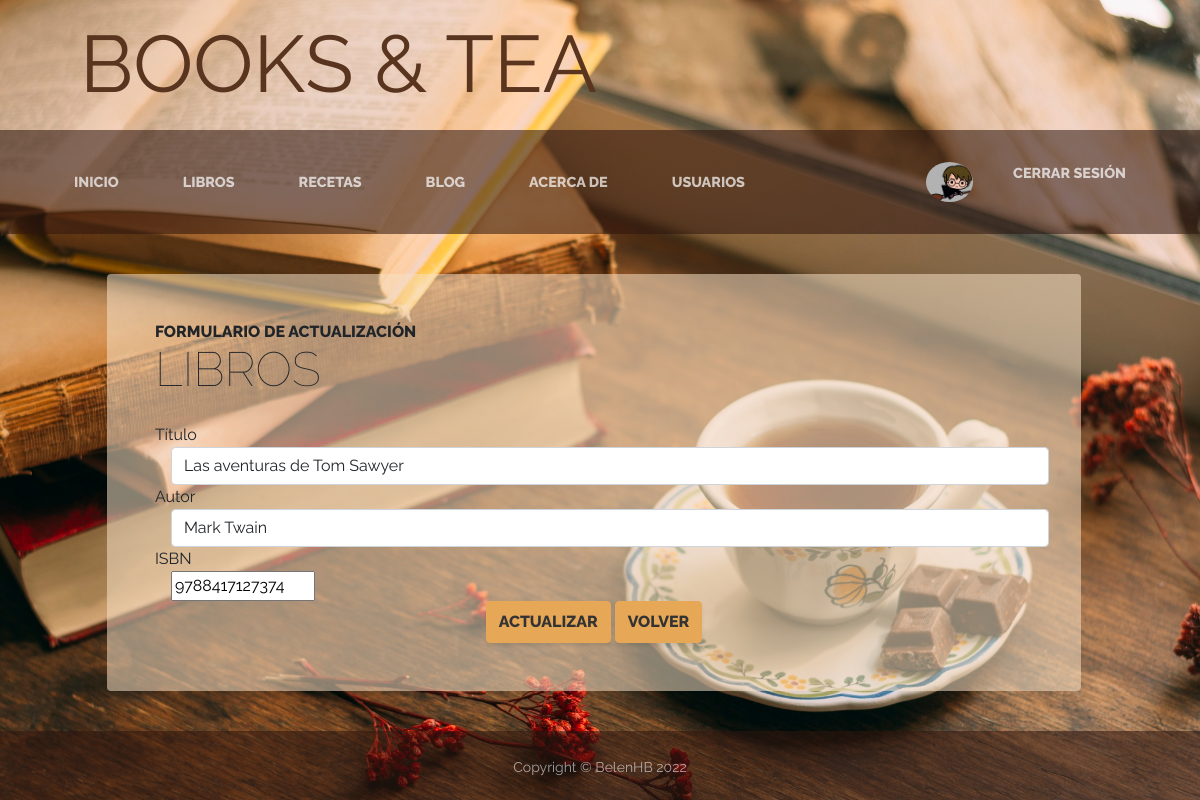
/books/book_update/4 (signed in), run on the app's committed database.
### accounts/models.py (models this page shows, shortened)
class Profile(models.Model):
  avatar = models.ImageField(upload_to='profiles', null=True, blank=True)
  user = models.OneToOneField(User, on_delete=models.CASCADE)
  link = models.URLField(null=True)
  description = models.CharField(max_length=200)

### books/models.py (models this page shows, shortened)
class Book(models.Model):
  title = models.CharField(max_length=100, verbose_name='Título')
  author = models.CharField(max_length=100, verbose_name='Autor')
  isbn = models.PositiveIntegerField(verbose_name='ISBN')

### books/views.py (the view)
# urls.py: path('book_update/<int:id>', views.book_update , name='book_update'),
@login_required
def book_update(request, id):
  book = Book.objects.get(id=id)
  if request.method == 'POST':
    form = BookForm(request.POST)
    if form.is_valid():
      data = form.cleaned_data
      book.title = data['title']
      book.author = data['author']
      book.isbn = data['isbn']
      book.save()
      form = BookForm()
      return redirect('book_list')
  else:
    form = BookForm(initial={'title': book.title,
                             'author': book.author,
                             'isbn': book.isbn})
  return render(request, 'books/book_update.html', {'form':form, 'book':book})

### books/forms.py
class BookForm(forms.Form):
  title = forms.CharField(label='Título', required=True,
                          widget=forms.TextInput(attrs={
                            'placeholder':'Ingresa título',
                            'class':'form-control'}))
  author = forms.CharField(label='Autor', required=True,
                           widget=forms.TextInput(attrs={
                            'placeholder':'Ingresa autor',
                            'class':'form-control'}))
  isbn = forms.IntegerField(label='ISBN', min_value=0, max_value=9999999999999,
                         help_text='Solo números, máx. 13 caracteres')

### books/templates/books/book_update.html (shortened to what this page needs)
{% extends 'core/base.html' %}
{% load static %}
{% block content %}
<section class="page-section books about-heading">
  <dic class="container">
    <div class="about-heading-content">
      <div class="row me-0">
        <div class="col-xl-9 col-lg-10 mx-auto">
          <div class="bg-faded p-5 rounded" style="background-color:#f6e1c58c;">
            <h2 class="section-heading mb-4">
              <span class="section-heading-upper">Formulario de actualización</span>
              <span class="section-heading-lower">Libros</span>
            </h2>
          <form action="{% url 'book_update' book.id %}" method="POST">{% csrf_token %}
            <div class="form-group">
              <label for="title">Título</label>
              <div class="input-group">
                {{form.title}}
              </div>
            </div>
            <div class="form-group">
              <label for="author">Autor</label>
              <div class="input-group">
                {{form.author}}
              </div>
            </div>
            <div class="form-group">
              <label for="isbn">ISBN</label>
              <div class="input-group">
                {{form.isbn}}
              </div>
            </div>
            <div class="text-center">
              <input type="submit" class="btn btn-primary btn-block py-2" value="ACTUALIZAR">
              <a class="btn btn-primary btn-block py-2" href="{% url 'book_list' %}">
                VOLVER
              </a>
            </div>
          </form>
        </div>
      </div>
    </div>
  </div>
</section>
{% endblock content %}

### core/templates/core/base.html (shortened to what this page needs)
<!DOCTYPE html>
<html lang="en">
  <head>
    {% load static %}
    <link href="{% static 'core/css/styles.css' %}" rel="stylesheet" />
  </head>
  <body>
    <header>
      <h1 class="site-heading text-start title text-faded d-none d-lg-block">
        <span class="site-heading-lower">Books & Tea</span>
      </h1>
    </header>
    <nav class="navbar navbar-expand-lg navbar-dark py-lg-4" id="mainNav">
      <div class="container">
        <div class="collapse navbar-collapse" id="navbarSupportedContent">
          <div class="navbar-nav justify-content-start">
            <li class="nav-item px-lg-4 {% if request.path == '/' %}active{% endif %} ">
              <a class="nav-link text-uppercase" href="{% url 'home' %}">Inicio</a>
            </li>
            <li class="nav-item px-lg-4 {% if request.path == '/books/' %}active{% endif %}">
              <a class="nav-link text-uppercase" href="{% url 'book_list' %}">Libros</a>
            </li>
            <li class="nav-item px-lg-4 {% if request.path == '/recipes/' %}active{% endif %}">
              <a class="nav-link text-uppercase" href="{% url 'recipes' %}">Recetas</a>
            </li>
            <li class="nav-item px-lg-4 {% if request.path == '/pages/' %}active{% endif %}">
              <a class="nav-link text-uppercase" href="{% url 'pages' %}">Blog</a>
            </li>
            <li class="nav-item px-lg-4 {% if request.path == '/about/' %}active{% endif %}">
              <a class="nav-link text-uppercase"  href="{% url 'about' %}">Acerca de</a>
            </li>
            <li class="nav-item px-lg-4 {% if request.path == '/profiles_list/' %}active{% endif %}">
              <a class="nav-link text-uppercase"  href="{% url 'profiles_list' %}">Usuarios</a>
            </li>
          </div>
          <div class="navbar-nav justify-content-end">
            {% if not request.user.is_authenticated %}
              <li class="nav-item px-lg-4 {% if request.path == '/accounts/login/' %}active{% endif %}">
                <a class="nav-link text-uppercase"  href="{% url 'login' %}">Ingresar</a>
              </li>
              <li class="nav-item px-lg-4 {% if request.path == '/accounts/signup/' %}active{% endif %}">
                <a class="nav-link text-uppercase"  href="{% url 'signup' %}">Registrarse</a>
              </li>
            {% else %}
              <li>
                <a class="nav-link text-uppercase"  href="{% url 'profile' %}">
                  {% if request.user.profile.avatar  %}
                    <img src="{{request.user.profile.avatar.url}}" alt="" widht="40px" height="40px" class="rounded-circle">
                  {% else %}
                    <img src="{% static 'core/assets/img/no-avatar.jpg' %}" alt=""  height="40px" class="rounded-circle">
                  {% endif %}
                </a>
              </li>
              <li class="nav-item px-lg-4">
                <a class="nav-link text-uppercase"  href="{% url 'logout' %}">Cerrar sesión</a>
              </li>
            {% endif %}
          </div>
        </div>
      </div>
    </nav>
    {% block content %}
    {% endblock %}
    <footer class="footer text-faded text-center py-5">
      <div class="container"><p class="m-0 small">Copyright &copy; BelenHB 2022</p></div>
    </footer>
  </body>
</html>

### data on the page
Book: title "Las aventuras de Tom Sawyer", author "Mark Twain", isbn "9788417127374"
